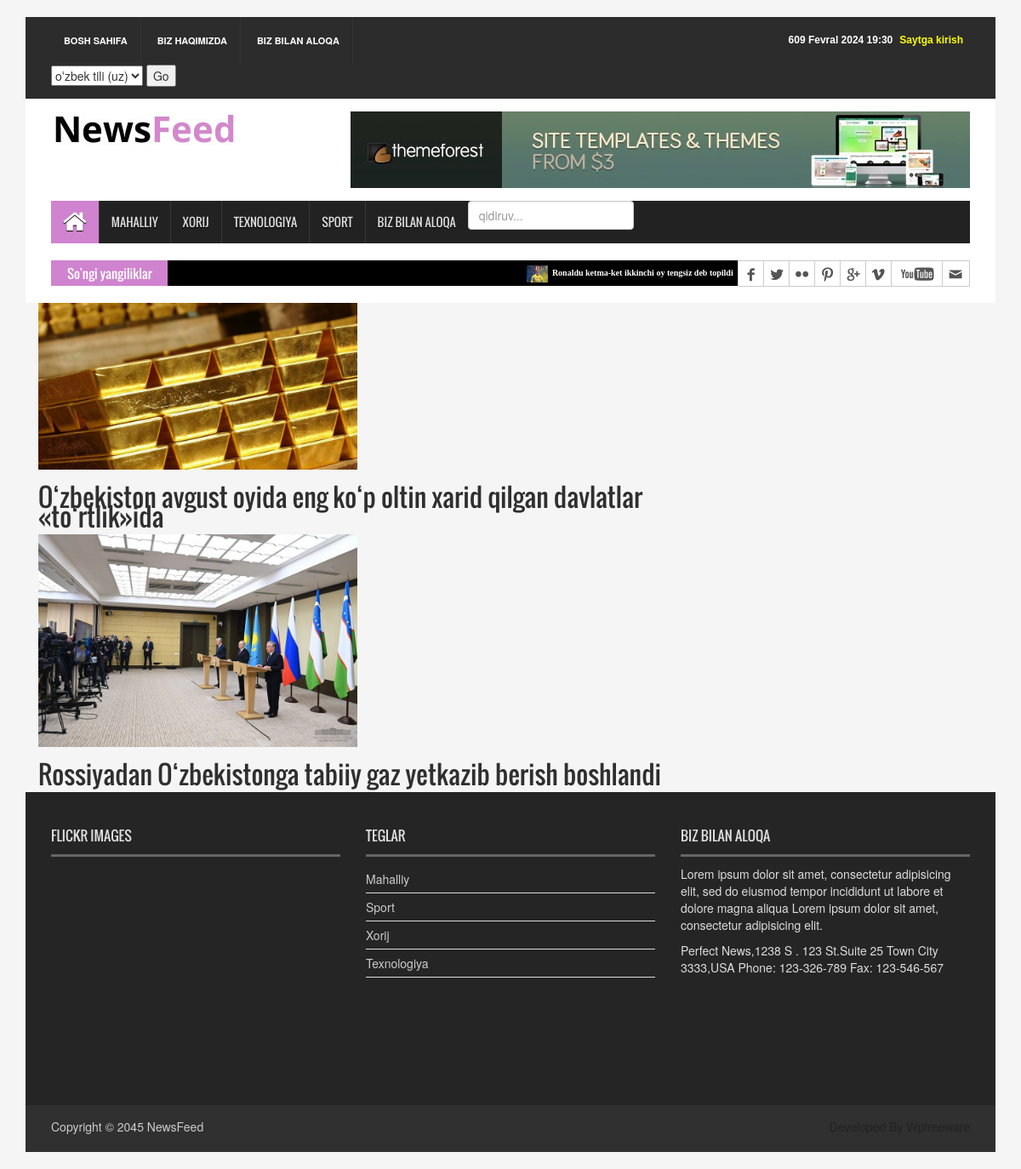
Page /locale/ on the committed database.
### news_app/models.py (models this page shows, shortened)
class News(models.Model):
    class Status(models.TextChoices):
        Draft = "DF", "Draft"
        Published = "PB", "Published"
    title = models.CharField(max_length=250)
    slug = models.SlugField(max_length=250)
    body = models.TextField()
    image = models.ImageField(upload_to='news/images')
    category = models.ForeignKey(Category,
                                 on_delete=models.CASCADE
                                 )
    publish_time = models.DateTimeField(default=timezone.now)
    created_time = models.DateTimeField(auto_now_add=True)
    updated_time = models.DateTimeField(auto_now=True)
    status = models.CharField(max_length=2,
                              choices=Status.choices,
                              default=Status.Draft
                              )
    objects = models.Manager()
    published = PublishedManager()
    class Meta:
        ordering = ["-publish_time"]
    def get_absolute_url(self):
        return reverse("news_detail_page", args=[self.slug])

class Category(models.Model):
    name = models.CharField(max_length=150)

### news_app/views.py (the view)
# urls.py: path('locale/',LocalNewsView.as_view(), name='local_news_page'),
class LocalNewsView(ListView):
    model = News
    template_name = 'news/mahalliy.html'
    context_object_name = 'mahalliy_yangiliklar'
    def get_queryset(self):
        news = self.model.published.all().filter(category__name='Mahalliy')
        return news

### news_app/context_processor.py (called while the page is built)
def latest_news(request):
    latest_news = News.published.all().order_by('-publish_time')[:5]
    categories = Category.objects.all()
    context = {
        'latest_news': latest_news,
        'categories': categories
    }
    return context

### news_app/models.py (called while the page is built)
    def get_queryset(self):
        return super().get_queryset().filter(status=News.Status.Published)

### templates/news/mahalliy.html (shortened to what this page needs)
{% extends 'news/base.html' %}
{% load static %}
{% block content %}
{% for news in mahalliy_yangiliklar %}
    <div class="container">
        <div class="row">
            <div class="col-sm-8">
                <a href="{{ news.get_absolute_url }}">
                <img src="{{ news.image.url }}" alt="{{ news.title }}" style="width:50%">
                <h2>{{ news.title }}</h2>
                </a>
            </div>
        </div>
    </div>
{% endfor %}
{% endblock content %}

### templates/news/base.html (shortened to what this page needs)
{% load static %}
{% load i18n %}
<html>
<head>
<link rel="stylesheet" type="text/css" href="{% static 'css/bootstrap.min.css' %}">
<link rel="stylesheet" type="text/css" href="{% static 'css/font-awesome.min.css' %}">
<link rel="stylesheet" type="text/css" href="{% static 'css/animate.css' %}">
<link rel="stylesheet" type="text/css" href="{% static 'css/font.css' %}">
<link rel="stylesheet" type="text/css" href="{% static 'css/li-scroller.css' %}">
<link rel="stylesheet" type="text/css" href="{% static 'css/slick.css' %}">
<link rel="stylesheet" type="text/css" href="{% static 'css/jquery.fancybox.css' %}">
<link rel="stylesheet" type="text/css" href="{% static 'css/theme.css' %}">
<link rel="stylesheet" type="text/css" href="{% static 'css/style.css' %}">
</head>
<body>
<div class="container">
  <header id="header">
    <div class="row">
      <div class="col-lg-12 col-md-12 col-sm-12">
        <div class="header_top">
          <div class="header_top_left">
            <ul class="top_nav">
              <li><a href="{% url 'home_page' %}">BOSH SAHIFA</a></li>
              <li><a href="#">BIZ HAQIMIZDA</a></li>
              <li><a href="{% url 'contact_page' %}">BIZ BILAN ALOQA</a></li>
              <form action="{% url 'set_language' %}" method="post">{% csrf_token %}
                  <select name="language">
                      {% get_current_language as LANGUAGE_CODE %}
                      {% get_available_languages as LANGUAGES %}
                      {% get_language_info_list for LANGUAGES as languages %}
                      {% for language in languages %}
                          <option value="{{ language.code }}"{% if language.code == LANGUAGE_CODE %} selected{% endif %}>
                              {{ language.name_local }} ({{ language.code }})
                          </option>
                      {% endfor %}
                  </select>
                  <input type="submit" value="Go">
              </form>
            </ul>
          </div>
          <div class="header_top_right">
              {% if request.user.is_authenticated %}
              <p><a href="{% url 'logout' %}" style="color:palegreen">Logout</a> </p>
              <p><a href="{% url 'user_profile' %}" style="color: yellow">My profile</a> </p>
              {% else %}
              <p><a href="{% url 'login' %}" style="color: yellow">Saytga kirish</a> </p>
              {% endif %}
            <p>{% now "js F Y H:i" %}</p>
          </div>
        </div>
      </div>
      <div class="col-lg-12 col-md-12 col-sm-12">
        <div class="header_bottom">
          <div class="logo_area"><a href="{% url 'home_page' %}" class="logo"><img src="{% static 'images/logo.jpg' %}" alt=""></a></div>
          <div class="add_banner"><a href="#"><img src="{% static 'images/addbanner_728x90_V1.jpg' %}" alt=""></a></div>
        </div>
      </div>
    </div>
  </header>
  <section id="navArea">
    <nav class="navbar navbar-inverse" role="navigation">
      <div id="navbar" class="navbar-collapse collapse">
        <ul class="nav navbar-nav main_nav">
          <li class="active"><a href="{% url 'home_page' %}"><span class="fa fa-home desktop-home"></span><span class="mobile-show">Home</span></a></li>
          <li><a href="{% url 'local_news_page' %}">Mahalliy</a></li>
          <li><a href="{% url 'foreign_news_page' %}">Xorij</a></li>
          <li><a href="{% url 'technology_news_page' %}">Texnologiya</a></li>
          <li><a href="{% url 'sport_news_page' %}">Sport</a></li>
          <li><a href="{% url 'contact_page' %}">Biz bilan aloqa</a></li>
          <li>
            <form method="get" action="{% url 'search_result' %}">
              <input type="search" name="q" placeholder="qidiruv..." class="form-control">
            </form>
          </li>
        </ul>
      </div>
    </nav>
  </section>
  <section id="newsSection">
    <div class="row">
      <div class="col-lg-12 col-md-12">
        <div class="latest_newsarea"> <span>So'ngi yangiliklar</span>
          <ul id="ticker01" class="news_sticker">
              {% for news in latest_news %}
            <li><a href="#"><img src="{{ news.image.url }}" alt="">{{ news.title }}</a></li>
              {% endfor %}
          </ul>
          <div class="social_area">
            <ul class="social_nav">
              <li class="facebook"><a href="#"></a></li>
              <li class="twitter"><a href="#"></a></li>
              <li class="flickr"><a href="#"></a></li>
              <li class="pinterest"><a href="#"></a></li>
              <li class="googleplus"><a href="#"></a></li>
              <li class="vimeo"><a href="#"></a></li>
              <li class="youtube"><a href="#"></a></li>
              <li class="mail"><a href="#"></a></li>
            </ul>
          </div>
        </div>
      </div>
    </div>
  </section>
    {% block content %}
    {% endblock content %}
  <footer id="footer">
<div class="footer_top">
  <div class="row">
    <div class="col-lg-4 col-md-4 col-sm-4">
      <div class="footer_widget wow fadeInLeftBig">
        <h2>Flickr Images</h2>
      </div>
    </div>
    <div class="col-lg-4 col-md-4 col-sm-4">
      <div class="footer_widget wow fadeInDown">
        <h2>TEGLAR</h2>
        <ul class="tag_nav">
          {% for category in categories %}
          <li><a href="#">{{ category.name }}</a></li>
         {% endfor %}
        </ul>
      </div>
    </div>
    <div class="col-lg-4 col-md-4 col-sm-4">
      <div class="footer_widget wow fadeInRightBig">
        <h2>Biz bilan aloqa</h2>
        <p>Lorem ipsum dolor sit amet, consectetur adipisicing elit, sed do eiusmod tempor incididunt ut labore et dolore magna aliqua Lorem ipsum dolor sit amet, consectetur adipisicing elit.</p>
        <address>
        Perfect News,1238 S . 123 St.Suite 25 Town City 3333,USA Phone: 123-326-789 Fax: 123-546-567
        </address>
      </div>
    </div>
  </div>
</div>
<div class="footer_bottom">
  <p class="copyright">Copyright &copy; 2045 <a href="index.html">NewsFeed</a></p>
  <p class="developer">Developed By Wpfreeware</p>
</div>
</footer>
</div>
</body>

### static/css/li-scroller.css (style rules this page uses)
ul.newsticker { position:relative; left:750px; font:bold 10px Verdana; list-style-type:none; margin:0; padding:0 }
ul.newsticker li { float:left; margin:0; padding:0 }
ul.newsticker a { white-space:nowrap; padding:0; color:#fff; margin:0 50px 0 0 }
ul.newsticker a > img { height:20px; margin-right:5px; width:25px }

### static/css/theme.css (style rules this page uses)
.navbar-inverse .navbar-nav > .active > a, .navbar-inverse .navbar-nav > .active > a:hover, .navbar-inverse .navbar-nav > .active > a:focus { background-color:#d083cf }
.latest_newsarea span { background:none repeat scroll 0 0 #d083cf }

### rows in the picture
News: image (picture), title "Ronaldu ketma-ket ikkinchi oy tengsiz deb topildi"
News: image (picture), title "O‘zbekiston avgust oyida eng ko‘p oltin xarid qilgan davlatlar «to‘rtlik»ida"
News: image (picture), title "Rossiyadan O‘zbekistonga tabiiy gaz yetkazib berish boshlandi"
Category: name "Mahalliy"
Category: name "Sport"
Category: name "Xorij"
Category: name "Texnologiya"

### other values in the picture
form field language "oʻzbek tili (uz)"
